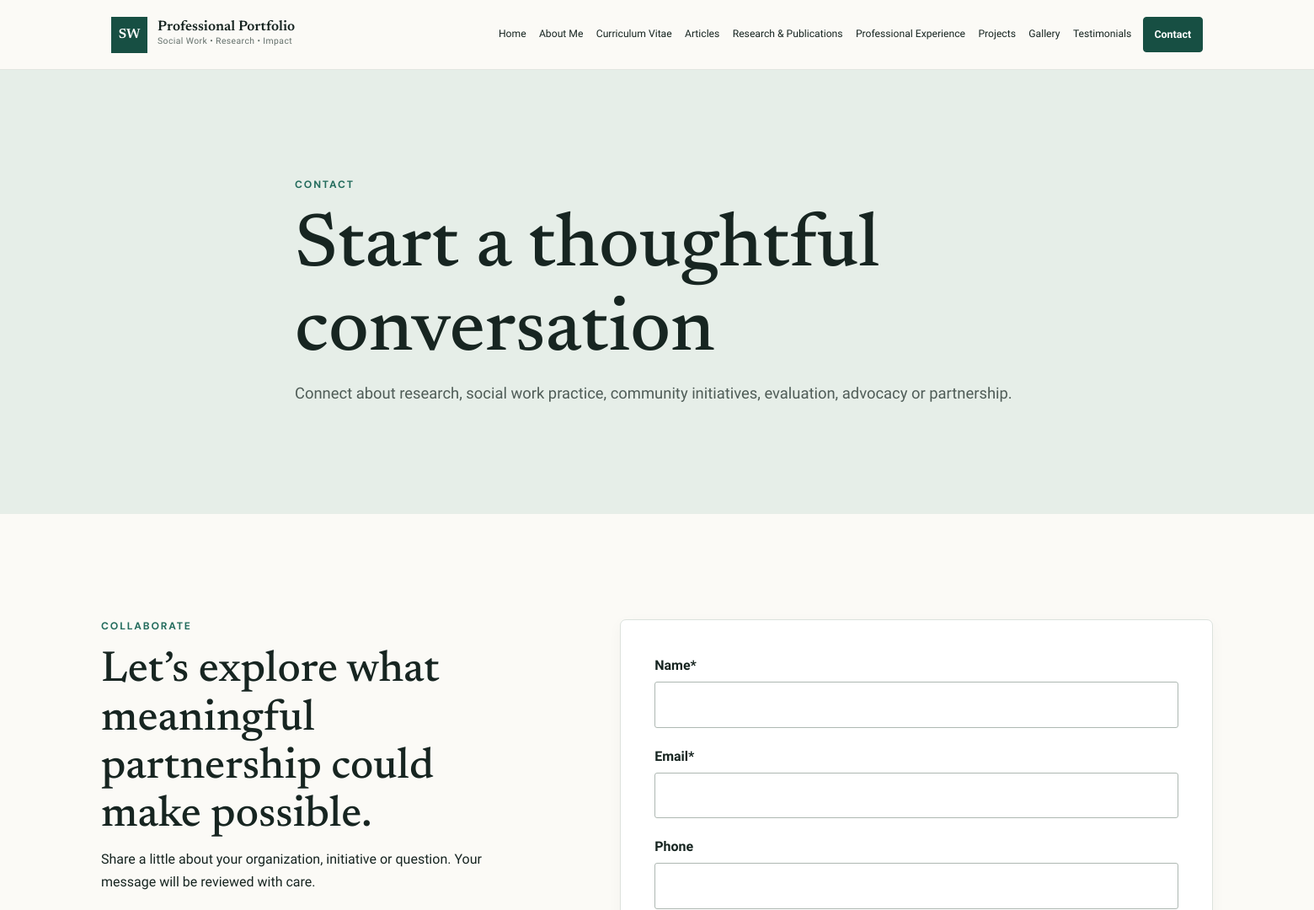
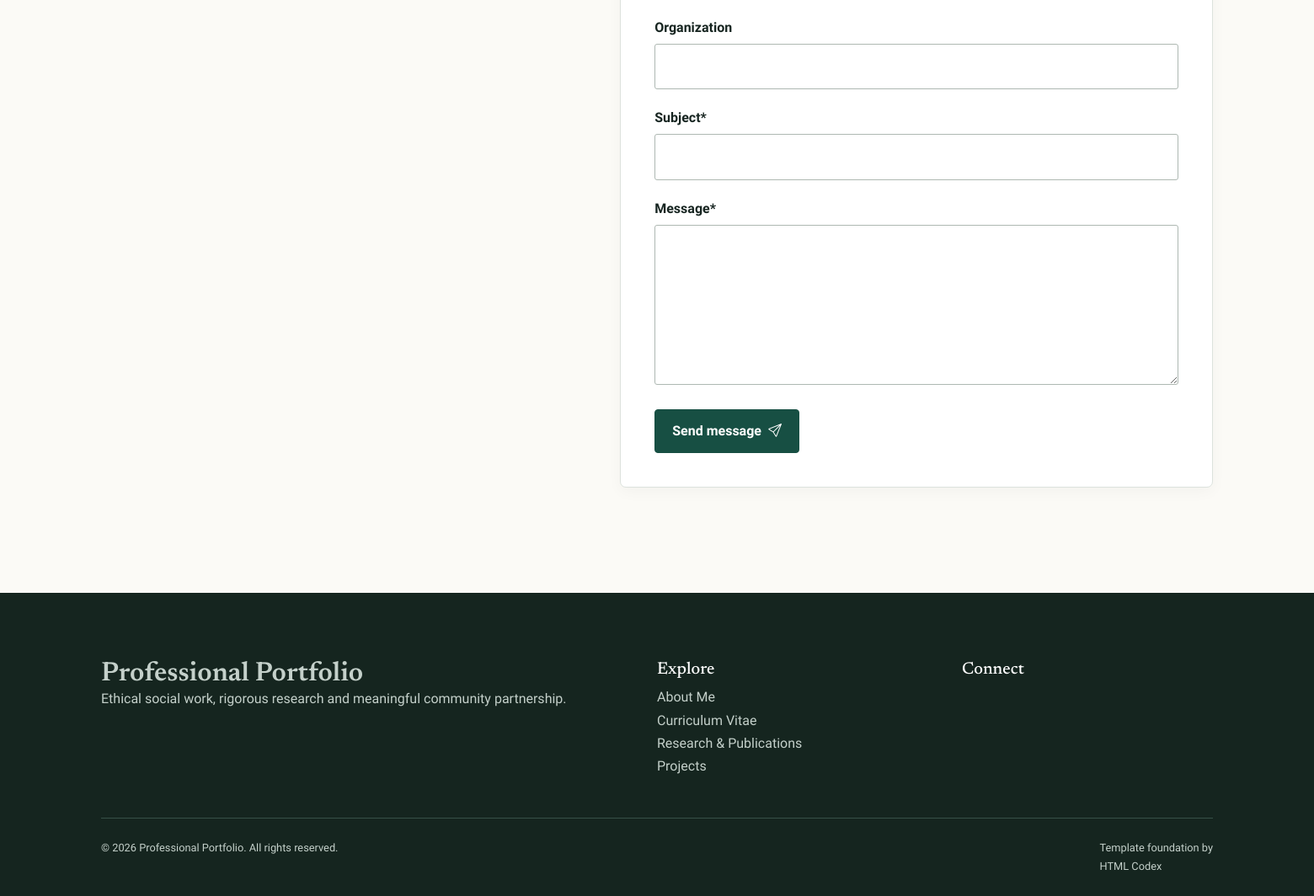
Page /contact/ on the committed database (2 pictures, top to bottom).
### app/models.py (models this page shows, shortened)
class TimeStampedModel(models.Model):
    created_at = models.DateTimeField(auto_now_add=True)
    updated_at = models.DateTimeField(auto_now=True)
    class Meta:
        abstract = True

class SiteProfile(TimeStampedModel):
    full_name = models.CharField(max_length=160, blank=True, default="")
    credentials = models.CharField(max_length=160, blank=True, default="")
    professional_title = models.CharField(
        max_length=220,
        default="Social Work Practitioner, Researcher & Community Development Professional",
    )
    professional_subtitle = models.CharField(max_length=240, blank=True, default="Advancing dignity, inclusion and community wellbeing")
    welcome_eyebrow = models.CharField(max_length=120, default="Social Work • Research • Community Impact")
    welcome_heading = models.CharField(max_length=180, default="Welcome to My Professional Portfolio")
    hero_intro = models.TextField(default="I am a social work professional committed to strengthening individuals, families and communities through compassionate practice, research, advocacy and evidence-informed interventions.")
    mission_statement = models.TextField(default="To advance social justice, human dignity and community wellbeing through ethical social work practice, research, advocacy and sustainable community engagement.")
    professional_philosophy = models.TextField(default="Meaningful social change begins by listening to communities, respecting human dignity and transforming evidence into practical action.")
    about_short = models.TextField(default="My work is grounded in empathy, ethical practice and partnership with communities. I bring together social work practice, research and advocacy to support inclusive and sustainable change.")
    about_full = models.TextField(blank=True, default="This portfolio presents a developing record of professional practice, research interests and community engagement. Personal biographical details can be added here through the administration area.")
    populations_of_interest = models.TextField(blank=True, default="Children and families; vulnerable and underserved populations; women and young people; community-based organizations.")
    key_competencies = models.TextField(blank=True, default="Ethical social work practice\nCommunity engagement and facilitation\nResearch and evidence synthesis\nProgram design, monitoring and evaluation\nPolicy analysis and advocacy")
    professional_values = models.TextField(blank=True, default="Human dignity\nSocial justice\nIntegrity and accountability\nInclusion and participation\nEvidence-informed practice")
    profile_photo = models.ImageField(upload_to="profile/", blank=True)
    profile_photo_alt = models.CharField(max_length=220, blank=True, default="Professional portrait")
    secondary_photo = models.ImageField(upload_to="profile/", blank=True)
    cv_file = models.FileField(upload_to="cv/", blank=True, help_text="Upload a current PDF curriculum vitae.")
    email = models.EmailField(blank=True)
    secondary_email = models.EmailField(blank=True)
    phone = models.CharField(max_length=60, blank=True)
    location = models.CharField(max_length=180, blank=True)
    website_name = models.CharField(max_length=140, default="Professional Portfolio")
    footer_statement = models.CharField(max_length=280, default="Ethical social work, rigorous research and meaningful community partnership.")
    copyright_name = models.CharField(max_length=160, blank=True)
    seo_title = models.CharField(max_length=180, blank=True)
    seo_description = models.CharField(max_length=320, blank=True)
    class Meta:
        verbose_name = "site profile"
        verbose_name_plural = "site profile"

### app/views.py (the view)
# urls.py: path("contact/", views.contact, name="contact"),
def contact(request):
    if request.method == "POST":
        form = ContactForm(request.POST)
        recent = request.session.get("last_contact_submission")
        if form.is_valid():
            if recent and timezone.now().timestamp() - recent < 30:
                messages.info(request, "Your message has already been received.")
            else:
                form.save()
                request.session["last_contact_submission"] = timezone.now().timestamp()
                messages.success(request, "Thank you. Your message has been received.")
            return redirect("contact")
    else:
        form = ContactForm()
    return render(request, "app/contact.html", {"form": form})

### app/forms.py (shortened to what this page needs)
class ContactForm(forms.ModelForm):
    website = forms.CharField(required=False, widget=forms.HiddenInput, label="")
    class Meta:
        model = ContactMessage
        fields = ("name", "email", "phone", "organization", "subject", "message")
        widgets = {"message": forms.Textarea(attrs={"rows": 6})}

### app/context_processors.py (called while the page is built)
def site_context(request):
    profile = SiteProfile.objects.prefetch_related("social_links").first()
    return {"site_profile": profile, "site_social_links": profile.social_links.filter(is_active=True) if profile else []}

### app/templates/app/contact.html (shortened to what this page needs)
{% extends "app/base.html" %}{% block title %}Contact | {{ site_profile.website_name }}{% endblock %}
{% block content %}{% include "app/partials/page_header.html" with eyebrow="Contact" title="Start a thoughtful conversation" description="Connect about research, social work practice, community initiatives, evaluation, advocacy or partnership." %}
<section class="section"><div class="shell contact-grid"><div><span class="eyebrow">Collaborate</span><h2>Let’s explore what meaningful partnership could make possible.</h2><p>Share a little about your organization, initiative or question. Your message will be reviewed with care.</p></div><form class="contact-form professional-card" method="post" novalidate>{% for field in form.visible_fields %}<div class="form-field"><label for="{{ field.id_for_label }}">{{ field.label }}{% if field.field.required %}<span aria-hidden="true">*</span>{% endif %}</label>{{ field }}</div>{% endfor %}<button class="btn btn-accent" type="submit">Send message <i class="bi bi-send"></i></button></form></div></section>{% endblock %}

### app/templates/app/partials/navbar.html (shortened to what this page needs)
<header class="site-header">
  <nav class="navbar navbar-expand-xl" aria-label="Primary navigation">
    <div class="container-fluid shell">
      <a class="navbar-brand" href="{% url 'home' %}">
        <span class="brand-mark" aria-hidden="true">SW</span>
        <span><strong>{{ site_profile.full_name|default:"Professional Portfolio" }}</strong><small>{{ site_profile.credentials|default:"Social Work • Research • Impact" }}</small></span>
      </a>
      <div class="collapse navbar-collapse">
        <ul class="navbar-nav ms-auto align-items-center">
          {% include "app/partials/nav_links.html" %}
        </ul>
      </div>
    </div>
  </nav>
</header>

### app/templates/app/partials/footer.html (shortened to what this page needs)
<footer class="site-footer">
  <div class="shell footer-grid">
    <div><a class="footer-brand" href="{% url 'home' %}">{{ site_profile.full_name|default:site_profile.website_name|default:"Professional Portfolio" }}</a><p>{{ site_profile.footer_statement }}</p></div>
    <div><h2>Explore</h2><a href="{% url 'about' %}">About Me</a><a href="{% url 'cv' %}">Curriculum Vitae</a><a href="{% url 'publications' %}">Research &amp; Publications</a><a href="{% url 'projects' %}">Projects</a></div>
    <div><h2>Connect</h2></div>
  </div>
  <div class="shell footer-bottom"><span>&copy; {% now "Y" %} {{ site_profile.copyright_name|default:site_profile.full_name|default:"Professional Portfolio" }}. All rights reserved.</span><span>Template foundation by <a href="https://htmlcodex.com" target="_blank" rel="noopener">HTML Codex</a></span></div>
</footer>

### app/static/app/css/style.css (style rules this page uses)
:root { --ivory:#fbfaf6;--paper:#fff;--ink:#172521;--muted:#64706b;--green:#174f43;--green-2:#246c5d;--sage:#dfe9e3;--burgundy:#7a3541;--line:#dce2dd;--surface:#f1f4f0;--shadow:0 16px 40px rgba(23,42,35,.08);--serif:"Newsreader",Georgia,serif;--sans:"Libre Franklin",Arial,sans-serif }
* { box-sizing:border-box }
html { scroll-behavior:smooth }
body { margin:0;background:var(--ivory);color:var(--ink);font-family:var(--sans);font-size:16px;line-height:1.7 }
a { color:var(--green);text-decoration:none }
h1,h2,h3,h4 { font-family:var(--serif);line-height:1.12;color:var(--ink) }
h2 { font-size:clamp(2rem,3.5vw,3.2rem) }
p:last-child { margin-bottom:0 }
.shell { width:min(1320px,calc(100% - 3rem));margin:auto }
.section { padding:clamp(4.5rem,8vw,8rem) 0 }
.eyebrow { display:block;color:var(--green-2);font:700 .76rem/1.4 "DM Sans",sans-serif;letter-spacing:.15em;text-transform:uppercase;margin-bottom:1rem }
.btn { border-radius:4px;padding:.83rem 1.25rem;font-weight:600;min-height:48px;display:inline-flex;align-items:center;gap:.5rem;justify-content:center }
.btn-accent { background:var(--green);border:1px solid var(--green);color:#fff }
.site-header { position:sticky;top:0;background:rgba(251,250,246,.96);backdrop-filter:blur(12px);border-bottom:1px solid rgba(220,226,221,.8);z-index:100 }
.navbar { min-height:82px }
.navbar-brand { display:flex;align-items:center;gap:.75rem;color:var(--ink) }
.navbar-brand strong,.navbar-brand small { display:block }
.navbar-brand strong { font:600 1.05rem var(--serif) }
.navbar-brand small { font-size:.65rem;color:var(--muted);letter-spacing:.04em }
.brand-mark { width:43px;height:43px;display:grid;place-items:center;background:var(--green);color:#fff;font:600 1rem var(--serif) }
.navbar-nav { gap:.1rem }
.professional-card { background:var(--paper);border:1px solid var(--line);border-radius:7px;overflow:hidden;box-shadow:0 5px 18px rgba(23,42,35,.035);transition:transform .2s,box-shadow .2s }
.contact-grid { display:grid;grid-template-columns:.85fr 1.15fr;gap:6rem }
.contact-form { padding:2.5rem }
.form-field { margin-bottom:1.25rem }
.form-field label { display:block;font-weight:600;margin-bottom:.35rem }
.form-field input,.form-field textarea { width:100%;padding:.8rem;border:1px solid #aeb8b2;border-radius:3px;background:#fff }
.site-footer { background:#15251f;color:#c4d0ca;padding:5rem 0 1.5rem }
.footer-grid { display:grid;grid-template-columns:2fr 1fr 1fr;gap:4rem }
.footer-brand { font:600 2rem var(--serif);color:#fff }
.site-footer h2 { color:#fff;font-size:1.25rem }
.site-footer a,.site-footer span { color:#c4d0ca;display:block }
.footer-bottom { display:flex;justify-content:space-between;border-top:1px solid #365047;margin-top:3rem;padding-top:1.5rem;font-size:.8rem }
.footer-bottom span { display:inline }

### rows in the picture
SiteProfile: full_name "Professional Portfolio", credentials "Social Work • Research • Impact", footer_statement "Ethical social work, rigorous research and meaningful community partnership.", copyright_name "Professional Portfolio"

### other values in the picture
{{ eyebrow }} "CONTACT"
{{ title }} "Start a thoughtful conversation"
{{ description }} "Connect about research, social work practice, community initiatives, evaluation, advocacy or partnership."
{{ field.label }} "Name" "Email" "Phone" "Organization" "Subject" "Message"
